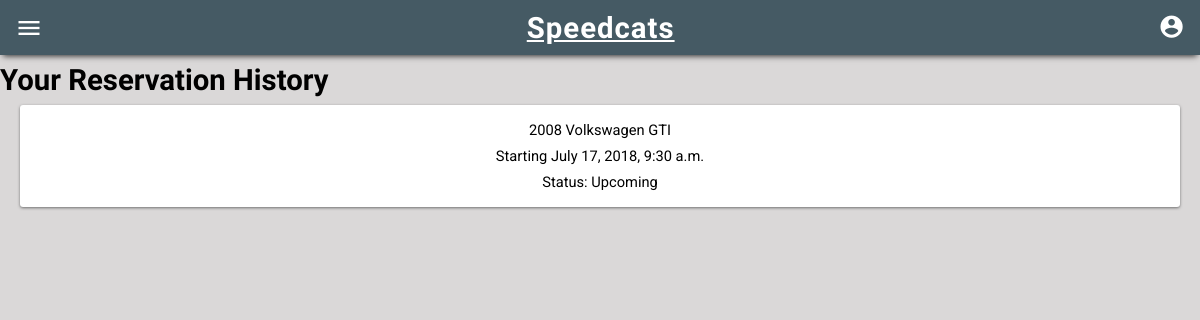
/inventory/history/ (signed in), run on an earlier commit of the app's database.
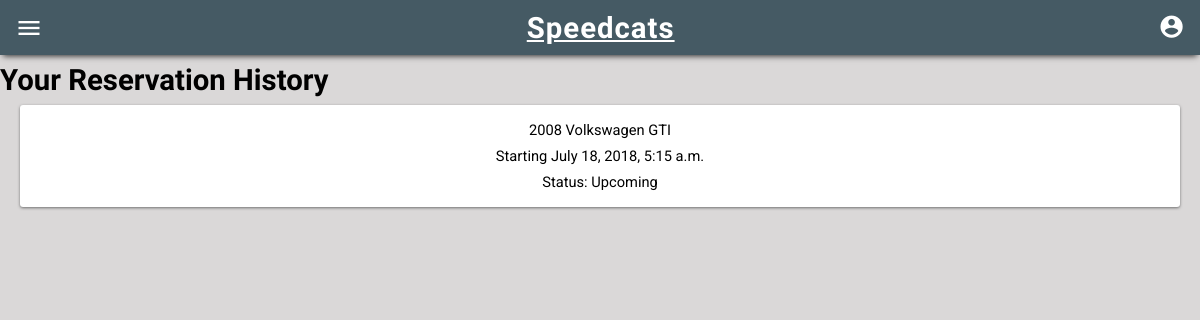
And on a later commit of the database.
### inventory/models.py (models this page shows, shortened)
class Reservation(models.Model):
	user = models.ForeignKey(settings.AUTH_USER_MODEL, on_delete=models.CASCADE, related_name="reservations")
	vehicle = models.ForeignKey(Vehicle, on_delete=models.CASCADE)
	pick_up_time = models.DateTimeField(blank=False, null=False)
	pick_up_location = models.ForeignKey(Store, on_delete=models.CASCADE, related_name='pick_up_store')
	drop_off_time = models.DateTimeField(blank=False, null=False)
	drop_off_location = models.ForeignKey(Store, on_delete=models.CASCADE, related_name='drop_off_store')
	subtotal = models.DecimalField(max_digits=8, decimal_places=2, null=True)
	tax = models.DecimalField(max_digits=8, decimal_places=2, null=True)
	total = models.DecimalField(max_digits=8, decimal_places=2, null=True)
	miles_driven = models.IntegerField(null=True, blank=True)
	"""
	@property
	def active(self):
		now = datetime.datetime.utcnow()
		if self.pick_up_time < now and now < self.drop_off_time:
			return True
		return False
	"""
	@property
	def status(self):
		pick_up_time = self.pick_up_time
		drop_off_time = self.drop_off_time
		now = datetime.datetime.utcnow().replace(tzinfo=pytz.UTC)
		if pick_up_time > now:
			return 'Upcoming'
		elif drop_off_time > now:
			return 'In Progress'
		elif now > drop_off_time:
			return 'Completed'

class Vehicle(models.Model):
	status_choices = (
		('m', 'Maintenance'),
		('a', 'Available'),
		('r', 'Reserved'),
	)
	vehicle_type_choices = (
		('c', 'Car'),
		('s', 'SUV'),
		('t', 'Truck'),
	)
	VIN = models.CharField(max_length=17)
	store = models.ForeignKey(Store, on_delete=models.CASCADE)
	year = models.IntegerField()
	make = models.CharField(max_length=30)
	model = models.CharField(max_length=30)
	color = models.CharField(max_length=10)
	mileage = models.IntegerField()
	image = models.ImageField(upload_to="vehicle_photos", blank=True)
	description = models.CharField(max_length=800, default="")
	price = models.DecimalField(max_digits=8, decimal_places=2, default=85.99)
	status = models.CharField(
		max_length=1,
		choices=status_choices,
		default='a',
	)
	vehicle_type = models.CharField(
		max_length=1,
		choices=vehicle_type_choices,
		default='c',
	)
	def __str__(self):
		return str(self.year) + ' ' + self.make + ' ' + self.model

### inventory/views.py (the view)
# urls.py: path('history/', views.history, name="history"),
@login_required
def history(request):
	user = request.user
	reservations = Reservation.objects.filter(user=user)
	context = {
		"reservations":reservations
	}
	return render(request, 'inventory/history.html', context)

### inventory/templates/inventory/history.html (shortened to what this page needs)
{% extends "base_generic.html" %}
{% block content %}
    <h2 class="header">Your Reservation History</h2>
    <ul id="reservationlist">
        {% for reservation in reservations %}
        <div>
            <a href="{% url 'inventory:reservation' reservation.id %}">
            <p class="reservationtime">{{ reservation.vehicle }}</p>
            {% if reservation.status == "Upcoming" %}
                <p class="reservationtime">Starting {{ reservation.pick_up_time }}</p>
            {% endif %}
            <p class="reservationtime">Status: {{ reservation.status }}</p>
            </a>
        </div>
        {% empty %}
        <div>
            <p>You haven't made a reservation yet.</p>
        </div>
        {% endfor %}
    </ul>
{% endblock %}

What changed in the data, as far as the page shows it:
changed Reservation "Upcoming": pick_up_time "July 17, 2018, 9:30 a.m." → "July 18, 2018, 5:15 a.m."
